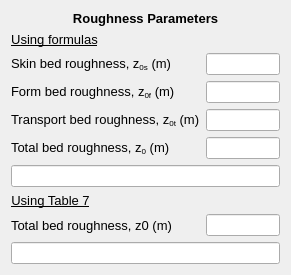
     <widget class="QWidget" name="formLayoutWidget_8">
      <property name="geometry">
       <rect>
        <x>800</x>
        <y>350</y>
        <width>291</width>
        <height>250</height>
       </rect>
      </property>
      <layout class="QFormLayout" name="formLayout_10">
       <item row="1" column="0" colspan="2">
        <widget class="QLabel" name="roughness_lbl_2">
         <property name="font">
          <font>
           <family>MS Shell Dlg 2</family>
           <pointsize>10</pointsize>
           <weight>75</weight>
           <bold>true</bold>
          </font>
         </property>
         <property name="text">
          <string>&lt;html&gt;&lt;head/&gt;&lt;body&gt;&lt;p align=&quot;center&quot;&gt;Roughness Parameters&lt;/p&gt;&lt;/body&gt;&lt;/html&gt;</string>
         </property>
        </widget>
       </item>
       <item row="3" column="0">
        <widget class="QLabel" name="z0s_Wave_lbl">
         <property name="font">
          <font>
           <family>MS Shell Dlg 2</family>
           <pointsize>10</pointsize>
          </font>
         </property>
         <property name="text">
          <string>&lt;html&gt;&lt;head/&gt;&lt;body&gt;&lt;p&gt;Skin bed roughness, z&lt;span style=&quot; vertical-align:sub;&quot;&gt;0s&lt;/span&gt; (m)&lt;/p&gt;&lt;/body&gt;&lt;/html&gt;</string>
         </property>
        </widget>
       </item>
       <item row="3" column="1">
        <widget class="QLineEdit" name="z0s_Wave_txt">
         <property name="readOnly">
          <bool>true</bool>
         </property>
        </widget>
       </item>
       <item row="4" column="0">
        <widget class="QLabel" name="z0f_Wave_lbl">
         <property name="font">
          <font>
           <family>MS Shell Dlg 2</family>
           <pointsize>10</pointsize>
          </font>
         </property>
         <property name="text">
          <string>&lt;html&gt;&lt;head/&gt;&lt;body&gt;&lt;p&gt;Form bed roughness, z&lt;span style=&quot; vertical-align:sub;&quot;&gt;0f&lt;/span&gt; (m)&lt;/p&gt;&lt;/body&gt;&lt;/html&gt;</string>
         </property>
        </widget>
       </item>
       <item row="4" column="1">
        <widget class="QLineEdit" name="z0f_Wave_txt">
         <property name="readOnly">
          <bool>true</bool>
         </property>
        </widget>
       </item>
       <item row="5" column="0">
        <widget class="QLabel" name="z0t_Wave_lbl">
         <property name="font">
          <font>
           <family>MS Shell Dlg 2</family>
           <pointsize>10</pointsize>
          </font>
         </property>
         <property name="text">
          <string>&lt;html&gt;&lt;head/&gt;&lt;body&gt;&lt;p&gt;Transport bed roughness, z&lt;span style=&quot; vertical-align:sub;&quot;&gt;0t&lt;/span&gt; (m)&lt;/p&gt;&lt;/body&gt;&lt;/html&gt;</string>
         </property>
        </widget>
       </item>
       <item row="5" column="1">
        <widget class="QLineEdit" name="z0t_Wave_txt">
         <property name="readOnly">
          <bool>true</bool>
         </property>
        </widget>
       </item>
       <item row="6" column="0">
        <widget class="QLabel" name="z0Total_Wave_lbl">
         <property name="font">
          <font>
           <family>MS Shell Dlg 2</family>
           <pointsize>10</pointsize>
          </font>
         </property>
         <property name="text">
          <string>&lt;html&gt;&lt;head/&gt;&lt;body&gt;&lt;p&gt;Total bed roughness, z&lt;span style=&quot; vertical-align:sub;&quot;&gt;0&lt;/span&gt; (m)&lt;/p&gt;&lt;/body&gt;&lt;/html&gt;</string>
         </property>
        </widget>
       </item>
       <item row="6" column="1">
        <widget class="QLineEdit" name="z0Total_Wave_txt">
         <property name="readOnly">
          <bool>true</bool>
         </property>
        </widget>
       </item>
       <item row="2" column="0">
        <widget class="QLabel" name="roughness_lbl_3">
         <property name="font">
          <font>
           <family>MS Shell Dlg 2</family>
           <pointsize>10</pointsize>
           <weight>75</weight>
           <bold>true</bold>
          </font>
         </property>
         <property name="text">
          <string>&lt;html&gt;&lt;head/&gt;&lt;body&gt;&lt;p align=&quot;center&quot;&gt;&lt;span style=&quot; font-weight:400; text-decoration: underline;&quot;&gt;Using formulas&lt;/span&gt;&lt;/p&gt;&lt;/body&gt;&lt;/html&gt;</string>
         </property>
        </widget>
       </item>
       <item row="8" column="0">
        <widget class="QLabel" name="roughness_lbl_4">
         <property name="font">
          <font>
           <family>MS Shell Dlg 2</family>
           <pointsize>10</pointsize>
           <weight>75</weight>
           <bold>true</bold>
          </font>
         </property>
         <property name="text">
          <string>&lt;html&gt;&lt;head/&gt;&lt;body&gt;&lt;p align=&quot;center&quot;&gt;&lt;span style=&quot; font-weight:400; text-decoration: underline;&quot;&gt;Using Table 7&lt;/span&gt;&lt;/p&gt;&lt;/body&gt;&lt;/html&gt;</string>
         </property>
        </widget>
       </item>
       <item row="9" column="0">
        <widget class="QLabel" name="z0Table_Wave_lbl">
         <property name="font">
          <font>
           <family>MS Shell Dlg 2</family>
           <pointsize>10</pointsize>
          </font>
         </property>
         <property name="text">
          <string>Total bed roughness, z0 (m)</string>
         </property>
        </widget>
       </item>
       <item row="9" column="1">
        <widget class="QLineEdit" name="z0Table_Wave_txt">
         <property name="readOnly">
          <bool>true</bool>
         </property>
        </widget>
       </item>
       <item row="7" column="0" colspan="2">
        <widget class="QLineEdit" name="flowConditionZ0_txt">
         <property name="font">
          <font>
           <weight>75</weight>
           <bold>true</bold>
          </font>
         </property>
         <property name="readOnly">
          <bool>true</bool>
         </property>
        </widget>
       </item>
       <item row="10" column="0" colspan="2">
        <widget class="QLineEdit" name="flowConditionTable_txt">
         <property name="font">
          <font>
           <weight>75</weight>
           <bold>true</bold>
          </font>
         </property>
         <property name="readOnly">
          <bool>true</bool>
         </property>
        </widget>
       </item>
      </layout>
     </widget>
